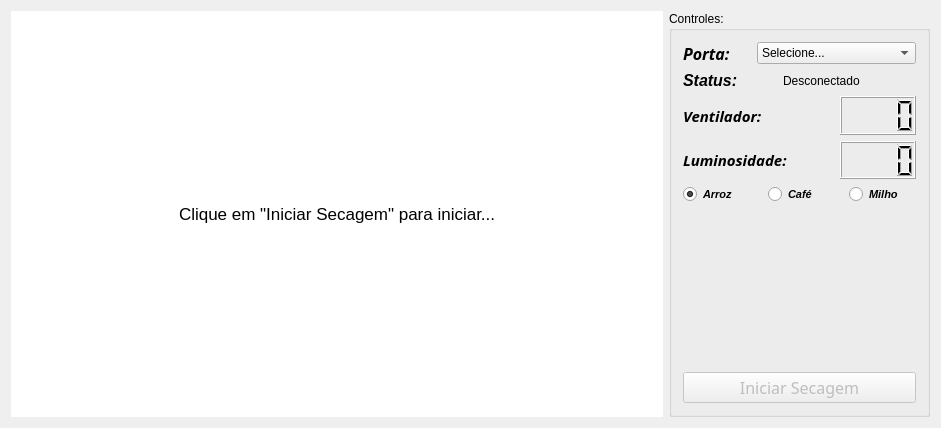
<?xml version="1.0" encoding="UTF-8"?>
<ui version="4.0">
 <class>MainWindow</class>
 <widget class="QMainWindow" name="MainWindow">
  <property name="geometry">
   <rect>
    <x>0</x>
    <y>0</y>
    <width>941</width>
    <height>428</height>
   </rect>
  </property>
  <property name="minimumSize">
   <size>
    <width>941</width>
    <height>428</height>
   </size>
  </property>
  <property name="windowTitle">
   <string>Sistema de Secagem 1.0</string>
  </property>
  <widget class="QWidget" name="centralWidget">
   <layout class="QHBoxLayout" name="horizontalLayout_6" stretch="5,2">
    <item>
     <widget class="Tela" name="tela" native="true">
      <property name="styleSheet">
       <string notr="true">background-color: white;</string>
      </property>
      <layout class="QVBoxLayout" name="verticalLayout_3">
       <item>
        <layout class="QHBoxLayout" name="horizontalLayout_3">
         <item>
          <spacer name="horizontalSpacer">
           <property name="orientation">
            <enum>Qt::Horizontal</enum>
           </property>
           <property name="sizeHint" stdset="0">
            <size>
             <width>40</width>
             <height>20</height>
            </size>
           </property>
          </spacer>
         </item>
         <item>
          <layout class="QVBoxLayout" name="verticalLayout">
           <item>
            <spacer name="verticalSpacer">
             <property name="orientation">
              <enum>Qt::Vertical</enum>
             </property>
             <property name="sizeHint" stdset="0">
              <size>
               <width>20</width>
               <height>40</height>
              </size>
             </property>
            </spacer>
           </item>
           <item>
            <widget class="QLabel" name="labelCliqueIniciar">
             <property name="font">
              <font>
               <pointsize>13</pointsize>
              </font>
             </property>
             <property name="text">
              <string>Clique em &quot;Iniciar Secagem&quot; para iniciar...</string>
             </property>
            </widget>
           </item>
           <item>
            <spacer name="verticalSpacer_2">
             <property name="orientation">
              <enum>Qt::Vertical</enum>
             </property>
             <property name="sizeHint" stdset="0">
              <size>
               <width>20</width>
               <height>40</height>
              </size>
             </property>
            </spacer>
           </item>
          </layout>
         </item>
         <item>
          <spacer name="horizontalSpacer_2">
           <property name="orientation">
            <enum>Qt::Horizontal</enum>
           </property>
           <property name="sizeHint" stdset="0">
            <size>
             <width>40</width>
             <height>20</height>
            </size>
           </property>
          </spacer>
         </item>
        </layout>
       </item>
      </layout>
     </widget>
    </item>
    <item>
     <widget class="QGroupBox" name="groupBox">
      <property name="title">
       <string>Controles:</string>
      </property>
      <property name="flat">
       <bool>false</bool>
      </property>
      <property name="checkable">
       <bool>false</bool>
      </property>
      <layout class="QVBoxLayout" name="verticalLayout_2" stretch="0,0,1,1,0,4,0">
       <item>
        <layout class="QHBoxLayout" name="horizontalLayout_5" stretch="3,7">
         <item>
          <widget class="QLabel" name="label_4">
           <property name="font">
            <font>
             <family>Noto Sans</family>
             <pointsize>12</pointsize>
             <weight>75</weight>
             <italic>true</italic>
             <bold>true</bold>
            </font>
           </property>
           <property name="text">
            <string>Porta:</string>
           </property>
          </widget>
         </item>
         <item>
          <widget class="QComboBox" name="comboBox">
           <item>
            <property name="text">
             <string>Selecione...</string>
            </property>
           </item>
          </widget>
         </item>
        </layout>
       </item>
       <item>
        <layout class="QHBoxLayout" name="horizontalLayout_4" stretch="3,1,6">
         <item>
          <widget class="QLabel" name="label_3">
           <property name="font">
            <font>
             <pointsize>12</pointsize>
             <weight>75</weight>
             <italic>true</italic>
             <bold>true</bold>
            </font>
           </property>
           <property name="text">
            <string>Status:</string>
           </property>
          </widget>
         </item>
         <item>
          <widget class="QLabel" name="labelStatusIcone">
           <property name="toolTip">
            <string/>
           </property>
           <property name="text">
            <string/>
           </property>
           <property name="pixmap">
            <pixmap>:/img/desconectado.png</pixmap>
           </property>
          </widget>
         </item>
         <item>
          <widget class="QLabel" name="labelStatus">
           <property name="text">
            <string>Desconectado</string>
           </property>
          </widget>
         </item>
        </layout>
       </item>
       <item>
        <layout class="QHBoxLayout" name="horizontalLayout" stretch="4,2">
         <item>
          <widget class="QLabel" name="label">
           <property name="font">
            <font>
             <family>Noto Sans</family>
             <pointsize>11</pointsize>
             <weight>75</weight>
             <italic>true</italic>
             <bold>true</bold>
            </font>
           </property>
           <property name="text">
            <string>Ventilador:</string>
           </property>
          </widget>
         </item>
         <item>
          <widget class="QLCDNumber" name="lcdVentilador">
           <property name="maximumSize">
            <size>
             <width>16777215</width>
             <height>16777215</height>
            </size>
           </property>
           <property name="styleSheet">
            <string notr="true"/>
           </property>
           <property name="digitCount">
            <number>4</number>
           </property>
           <property name="value" stdset="0">
            <double>0.000000000000000</double>
           </property>
          </widget>
         </item>
        </layout>
       </item>
       <item>
        <layout class="QHBoxLayout" name="horizontalLayout_2" stretch="4,2">
         <item>
          <widget class="QLabel" name="label_2">
           <property name="font">
            <font>
             <family>Noto Sans</family>
             <pointsize>11</pointsize>
             <weight>75</weight>
             <italic>true</italic>
             <bold>true</bold>
            </font>
           </property>
           <property name="text">
            <string>Luminosidade:</string>
           </property>
          </widget>
         </item>
         <item>
          <widget class="QLCDNumber" name="lcdLuminosidade">
           <property name="frameShape">
            <enum>QFrame::Box</enum>
           </property>
           <property name="lineWidth">
            <number>1</number>
           </property>
           <property name="smallDecimalPoint">
            <bool>false</bool>
           </property>
           <property name="digitCount">
            <number>4</number>
           </property>
           <property name="segmentStyle">
            <enum>QLCDNumber::Filled</enum>
           </property>
           <property name="value" stdset="0">
            <double>0.000000000000000</double>
           </property>
          </widget>
         </item>
        </layout>
       </item>
       <item>
        <layout class="QHBoxLayout" name="horizontalLayout_10" stretch="0,0,0,0,0,0,0,0">
         <item>
          <widget class="QRadioButton" name="radioButton_2">
           <property name="font">
            <font>
             <pointsize>8</pointsize>
             <weight>75</weight>
             <italic>true</italic>
             <bold>true</bold>
            </font>
           </property>
           <property name="text">
            <string>Arroz</string>
           </property>
           <property name="checked">
            <bool>true</bool>
           </property>
          </widget>
         </item>
         <item>
          <widget class="QLabel" name="label_10">
           <property name="text">
            <string/>
           </property>
           <property name="pixmap">
            <pixmap>:/img/arroz.png</pixmap>
           </property>
          </widget>
         </item>
         <item>
          <spacer name="horizontalSpacer_3">
           <property name="orientation">
            <enum>Qt::Horizontal</enum>
           </property>
           <property name="sizeHint" stdset="0">
            <size>
             <width>40</width>
             <height>20</height>
            </size>
           </property>
          </spacer>
         </item>
         <item>
          <widget class="QRadioButton" name="radioButton">
           <property name="font">
            <font>
             <pointsize>8</pointsize>
             <weight>75</weight>
             <italic>true</italic>
             <bold>true</bold>
            </font>
           </property>
           <property name="text">
            <string>Café</string>
           </property>
          </widget>
         </item>
         <item>
          <widget class="QLabel" name="label_9">
           <property name="text">
            <string/>
           </property>
           <property name="pixmap">
            <pixmap>:/img/cafe.png</pixmap>
           </property>
          </widget>
         </item>
         <item>
          <spacer name="horizontalSpacer_4">
           <property name="orientation">
            <enum>Qt::Horizontal</enum>
           </property>
           <property name="sizeHint" stdset="0">
            <size>
             <width>40</width>
             <height>20</height>
            </size>
           </property>
          </spacer>
         </item>
         <item>
          <widget class="QRadioButton" name="radioButton_3">
           <property name="font">
            <font>
             <pointsize>8</pointsize>
             <weight>75</weight>
             <italic>true</italic>
             <bold>true</bold>
            </font>
           </property>
           <property name="text">
            <string>Milho</string>
           </property>
          </widget>
         </item>
         <item>
          <widget class="QLabel" name="label_11">
           <property name="text">
            <string/>
           </property>
           <property name="pixmap">
            <pixmap>:/img/milho.png</pixmap>
           </property>
          </widget>
         </item>
        </layout>
       </item>
       <item>
        <widget class="QLabel" name="labelGrafico">
         <property name="text">
          <string/>
         </property>
         <property name="pixmap">
          <pixmap>:/img/grafico_arroz.png</pixmap>
         </property>
         <property name="scaledContents">
          <bool>true</bool>
         </property>
        </widget>
       </item>
       <item>
        <widget class="QPushButton" name="pushButton">
         <property name="enabled">
          <bool>false</bool>
         </property>
         <property name="font">
          <font>
           <family>Sans</family>
           <pointsize>12</pointsize>
          </font>
         </property>
         <property name="text">
          <string>Iniciar Secagem</string>
         </property>
        </widget>
       </item>
      </layout>
     </widget>
    </item>
   </layout>
  </widget>
  <widget class="QMenuBar" name="menuBar">
   <property name="geometry">
    <rect>
     <x>0</x>
     <y>0</y>
     <width>941</width>
     <height>24</height>
    </rect>
   </property>
  </widget>
 </widget>
 <layoutdefault spacing="6" margin="11"/>
 <customwidgets>
  <customwidget>
   <class>Tela</class>
   <extends>QWidget</extends>
   <header>tela.h</header>
   <container>1</container>
  </customwidget>
 </customwidgets>
 <resources/>
 <connections/>
</ui>
